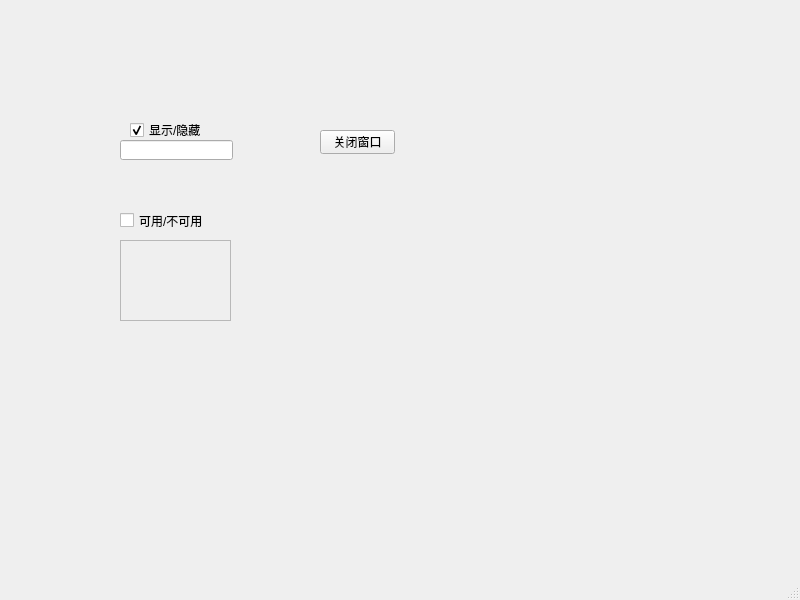
<?xml version="1.0" encoding="UTF-8"?>
<ui version="4.0">
 <class>MainWindow</class>
 <widget class="QMainWindow" name="MainWindow">
  <property name="geometry">
   <rect>
    <x>0</x>
    <y>0</y>
    <width>800</width>
    <height>600</height>
   </rect>
  </property>
  <property name="windowTitle">
   <string>MainWindow</string>
  </property>
  <widget class="QWidget" name="centralwidget">
   <widget class="QPushButton" name="pushButton">
    <property name="geometry">
     <rect>
      <x>320</x>
      <y>130</y>
      <width>75</width>
      <height>24</height>
     </rect>
    </property>
    <property name="mouseTracking">
     <bool>false</bool>
    </property>
    <property name="text">
     <string>关闭窗口</string>
    </property>
   </widget>
   <widget class="QCheckBox" name="checkBox">
    <property name="geometry">
     <rect>
      <x>130</x>
      <y>120</y>
      <width>79</width>
      <height>20</height>
     </rect>
    </property>
    <property name="text">
     <string>显示/隐藏</string>
    </property>
    <property name="checked">
     <bool>true</bool>
    </property>
   </widget>
   <widget class="QCheckBox" name="checkBox_2">
    <property name="geometry">
     <rect>
      <x>120</x>
      <y>210</y>
      <width>101</width>
      <height>21</height>
     </rect>
    </property>
    <property name="text">
     <string>可用/不可用</string>
    </property>
    <property name="checked">
     <bool>false</bool>
    </property>
   </widget>
   <widget class="QLineEdit" name="lineEdit">
    <property name="geometry">
     <rect>
      <x>120</x>
      <y>140</y>
      <width>113</width>
      <height>20</height>
     </rect>
    </property>
   </widget>
   <widget class="QTextEdit" name="textEdit">
    <property name="enabled">
     <bool>false</bool>
    </property>
    <property name="geometry">
     <rect>
      <x>120</x>
      <y>240</y>
      <width>111</width>
      <height>81</height>
     </rect>
    </property>
   </widget>
  </widget>
  <widget class="QMenuBar" name="menubar">
   <property name="geometry">
    <rect>
     <x>0</x>
     <y>0</y>
     <width>800</width>
     <height>22</height>
    </rect>
   </property>
  </widget>
  <widget class="QStatusBar" name="statusbar"/>
 </widget>
 <resources/>
 <connections>
  <connection>
   <sender>pushButton</sender>
   <signal>clicked()</signal>
   <receiver>MainWindow</receiver>
   <slot>close()</slot>
   <hints>
    <hint type="sourcelabel">
     <x>357</x>
     <y>170</y>
    </hint>
    <hint type="destinationlabel">
     <x>320</x>
     <y>297</y>
    </hint>
   </hints>
  </connection>
  <connection>
   <sender>checkBox</sender>
   <signal>clicked(bool)</signal>
   <receiver>lineEdit</receiver>
   <slot>setVisible(bool)</slot>
   <hints>
    <hint type="sourcelabel">
     <x>155</x>
     <y>237</y>
    </hint>
    <hint type="destinationlabel">
     <x>158</x>
     <y>254</y>
    </hint>
   </hints>
  </connection>
  <connection>
   <sender>checkBox_2</sender>
   <signal>clicked(bool)</signal>
   <receiver>textEdit</receiver>
   <slot>setEnabled(bool)</slot>
   <hints>
    <hint type="sourcelabel">
     <x>189</x>
     <y>281</y>
    </hint>
    <hint type="destinationlabel">
     <x>180</x>
     <y>311</y>
    </hint>
   </hints>
  </connection>
 </connections>
</ui>
